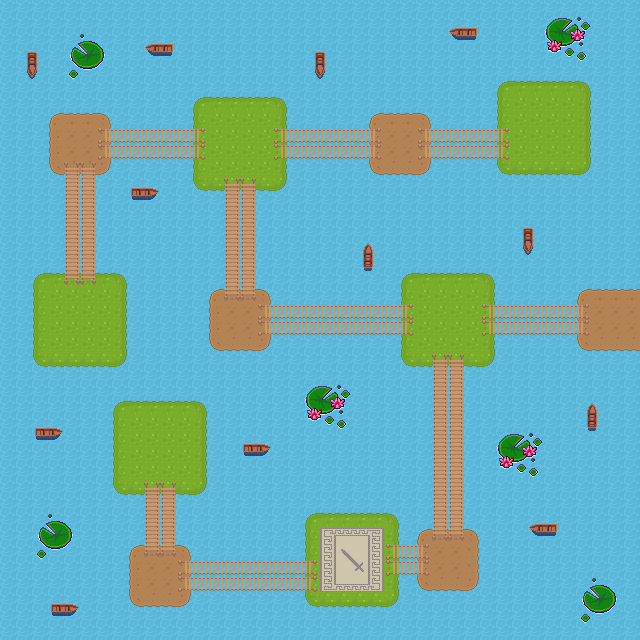

Tiled map render using the project's own tile images. Description and the map definition, with tile-layer contents summarised, below:
An orthogonal 40x40 tile map with 16x16 px tiles, 2 tile layers (BELOW_PLAYER_LAYER, OBJECTS_LAYER).

<map version="1.9" tiledversion="1.9.2" orientation="orthogonal" renderorder="right-down" width="40" height="40" tilewidth="16" tileheight="16" infinite="0" nextlayerid="3" nextobjectid="1">
 <tileset firstgid="1" name="CENTRAL_TILESET" tilewidth="16" tileheight="16" tilecount="80" columns="10">
  <image source="tileset.png" width="160" height="128" />
  <tile id="67">
   <properties>
    <property name="collides" type="bool" value="true" />
   </properties>
  </tile>
 </tileset>
 <layer id="1" name="BELOW_PLAYER_LAYER" width="40" height="40">
  <data>[1600 cells, 1600 non-empty, 75 distinct tile ids]</data>
 </layer>
 <layer id="2" name="OBJECTS_LAYER" width="40" height="40" opacity="0">
  <data>[1600 cells, 1166 non-empty, 1 distinct tile ids]</data>
 </layer>
</map>
